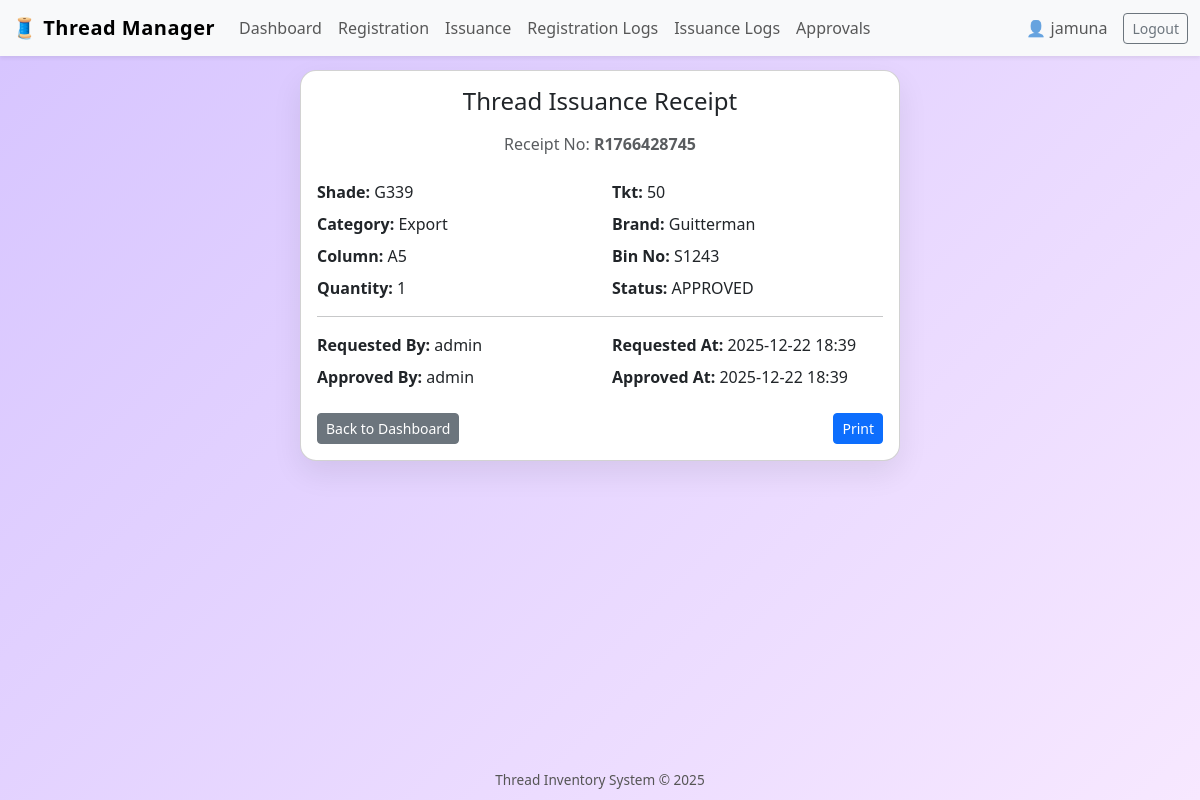
The app's page /receipt/1/ (signed in) with its own data.
### inventory/models.py (models this page shows, shortened)
class Issuance(models.Model):
    STATUS_CHOICES = [
        ("PENDING", "Pending"),
        ("APPROVED", "Approved"),
        ("REJECTED", "Rejected"),
    ]
    thread = models.ForeignKey(Thread, on_delete=models.CASCADE)
    requested_quantity = models.PositiveIntegerField()
    requested_by = models.ForeignKey(User, on_delete=models.SET_NULL, null=True, related_name="req_by")
    approved_by = models.ForeignKey(User, on_delete=models.SET_NULL, null=True, blank=True, related_name="app_by")
    requested_at = models.DateTimeField(auto_now_add=True)
    approved_at = models.DateTimeField(null=True, blank=True)
    status = models.CharField(max_length=10, choices=STATUS_CHOICES, default="PENDING")
    bin_snapshot = models.CharField(max_length=100)
    column_snapshot = models.CharField(max_length=100)
    receipt_number = models.CharField(max_length=50, blank=True)
    rejection_reason = models.CharField(max_length=50, blank=True)
    rejection_comment = models.TextField(blank=True)

class Thread(models.Model):
    CATEGORY_CHOICES = [
        ("DOMESTIC", "Domestic"),
        ("EXPORT", "Export"),
    ]
    registration_date = models.DateTimeField(auto_now_add=True)
    shade = models.CharField(max_length=100)
    tkt = models.CharField(max_length=100)
    bin_no = models.CharField(max_length=100)
    available_quantity = models.PositiveIntegerField()
    category = models.CharField(max_length=10, choices=CATEGORY_CHOICES)
    brand = models.CharField(max_length=100)
    column_name = models.CharField(max_length=100)
    created_by = models.ForeignKey(User, on_delete=models.SET_NULL, null=True)

### inventory/views.py (the view)
# urls.py: path("receipt/<int:id>/", views.receipt, name="receipt"),
@login_required
def receipt(request, id):
    issuance = get_object_or_404(Issuance, id=id)
    return render(request, "inventory/receipt.html", {"i": issuance})

### templates/inventory/receipt.html (shortened to what this page needs)
{% extends "inventory/base.html" %}
{% block content %}
<div class="receipt-card card card-soft">
    <div class="card-body">
        <h4 class="text-center mb-3">Thread Issuance Receipt</h4>
        <p class="text-center text-muted mb-4">
            Receipt No: <strong>{{ i.receipt_number }}</strong>
        </p>
        <div class="row mb-2">
            <div class="col-6"><strong>Shade:</strong> {{ i.thread.shade }}</div>
            <div class="col-6"><strong>Tkt:</strong> {{ i.thread.tkt }}</div>
        </div>
        <div class="row mb-2">
            <div class="col-6"><strong>Category:</strong> {{ i.thread.get_category_display }}</div>
            <div class="col-6"><strong>Brand:</strong> {{ i.thread.brand }}</div>
        </div>
        <div class="row mb-2">
            <div class="col-6"><strong>Column:</strong> {{ i.column_snapshot }}</div>
            <div class="col-6"><strong>Bin No:</strong> {{ i.bin_snapshot }}</div>
        </div>
        <div class="row mb-2">
            <div class="col-6"><strong>Quantity:</strong> {{ i.requested_quantity }}</div>
            <div class="col-6"><strong>Status:</strong> {{ i.status }}</div>
        </div>
        <hr>
        <div class="row mb-2">
            <div class="col-6"><strong>Requested By:</strong> {{ i.requested_by.username|default:"-" }}</div>
            <div class="col-6"><strong>Requested At:</strong> {{ i.requested_at|date:"Y-m-d H:i" }}</div>
        </div>
        <div class="row mb-2">
            <div class="col-6"><strong>Approved By:</strong> {{ i.approved_by.username|default:"-" }}</div>
            <div class="col-6">
                <strong>Approved At:</strong>
                {% if i.approved_at %}{{ i.approved_at|date:"Y-m-d H:i" }}{% else %}-{% endif %}
            </div>
        </div>
        <div class="mt-4 d-flex justify-content-between">
            <a href="{% url 'dashboard' %}" class="btn btn-secondary btn-sm">Back to Dashboard</a>
            <button class="btn btn-primary btn-sm" onclick="window.print()">Print</button>
        </div>
    </div>
</div>
{% endblock %}

### templates/inventory/base.html (shortened to what this page needs)
<!DOCTYPE html>
<html lang="en">
<head>
    <link
        href="https://cdn.jsdelivr.net/npm/bootstrap@5.3.3/dist/css/bootstrap.min.css"
        rel="stylesheet"
    >
</head>
<body>
    <nav class="navbar navbar-expand-lg navbar-light bg-light fixed-top shadow-sm">
        <div class="container-fluid">
            <a class="navbar-brand" href="{% url 'dashboard' %}">
                🧵 Thread Manager
            </a>
            <div class="collapse navbar-collapse" id="navbarNav">
                {% if user.is_authenticated %}
                <ul class="navbar-nav me-auto mb-2 mb-lg-0">
                    <li class="nav-item">
                        <a class="nav-link" href="{% url 'dashboard' %}">Dashboard</a>
                    </li>
                    <li class="nav-item">
                        <a class="nav-link" href="{% url 'register_thread' %}">Registration</a>
                    </li>
                    <li class="nav-item">
                        <a class="nav-link" href="{% url 'issuance' %}">Issuance</a>
                    </li>
                    <li class="nav-item">
                        <a class="nav-link" href="{% url 'registration_logs' %}">Registration Logs</a>
                    </li>
                    <li class="nav-item">
                        <a class="nav-link" href="{% url 'issuance_logs' %}">Issuance Logs</a>
                    </li>
                    <li class="nav-item">
                        <a class="nav-link" href="{% url 'pending_issuances' %}">Approvals</a>
                    </li>
                </ul>
                <span class="navbar-text me-3">
                    👤 {{ user.username }}
                </span>
                <form method="post" action="{% url 'logout' %}" class="d-inline">
                    <button type="submit" class="btn btn-outline-secondary btn-sm">
                        Logout
                    </button>
                </form>
                {% endif %}
            </div>
        </div>
    </nav>
    <div class="container app-container">
        {% block content %}{% endblock %}
    </div>
    <footer>
        Thread Inventory System &copy; 2025
    </footer>
</body>
</html>

### templates/inventory/base.html (style rules this page uses)
body { min-height: 100vh; background: linear-gradient(135deg, #d6c4ff, #f7e8ff); display: flex; flex-direction: column; }
.app-container { flex: 1; padding-top: 70px; padding-bottom: 40px; }
.navbar-brand { font-weight: 700; letter-spacing: 0.5px; }
.card-soft { border-radius: 1rem; box-shadow: 0 12px 30px rgba(0,0,0,0.08); }
footer { text-align: center; padding: 10px 0; font-size: 0.85rem; color: #555; }

### templates/inventory/receipt.html (style rules this page uses)
.receipt-card { max-width: 600px; margin: 0 auto; }

### records on screen
Issuance: receipt_number "R1766428745", thread.shade "G339", thread.tkt "50", thread.category "Export", thread.brand "Guitterman", column_snapshot "A5", bin_snapshot "S1243", requested_quantity "1", status "APPROVED", requested_by.username "admin", requested_at "2025-12-22 18:39", approved_by.username "admin", approved_at "2025-12-22 18:39"

### other values on screen
{{ user.username }} "jamuna"
